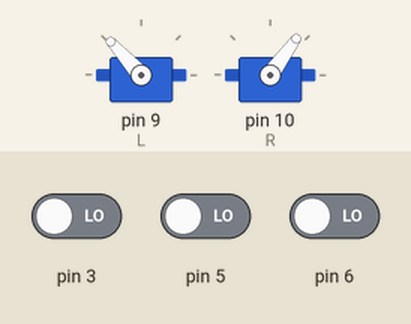
This sketch was run on a simulated Arduino Uno, built with avr-gcc and run on an emulated ATmega328P. Parts: 2 × servo. The inputs (shaded band) are chosen by the test bench; at power-on: pin 3 LOW, pin 5 LOW, pin 6 LOW. What the sketch prints to the serial monitor is not drawn.

Above: at 0.1 s.
Timing chart, 0 to 1.6 s (numbered marks = the images above):
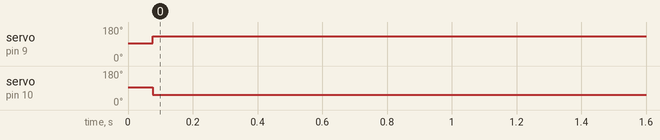

The sketch:

wireless.ino
```cpp
#include <Adafruit_NeoPixel.h>
#include <Servo.h>

#define PIN 7
#define NUMPIXELS 122
#define BRIGHTNESS 10

Servo propL;
Servo propR;
int L = 9;
int R = 10;

int ch1;
int ch2;
int ch3;
int LPWM;
int RPWM;

Adafruit_NeoPixel strip = Adafruit_NeoPixel(NUMPIXELS, PIN, NEO_GRB + NEO_KHZ800);

void setup() {

pinMode(3, INPUT);
pinMode(5, INPUT);
pinMode(6, INPUT);
propL.attach(L);
propR.attach(R);
Serial.begin(9600);

propL.writeMicroseconds(1500);
propR.writeMicroseconds(1500);
}

void loop() {
  ch1 = pulseIn(3, HIGH, 25000);
  ch2 = pulseIn(5, HIGH, 25000);
  ch3 = pulseIn(6, HIGH, 25000);

  RPWM = ch1+15;
  LPWM = ch3+30;

  if (LPWM > 1900)
    LPWM = 1900;
  //else if (1500 < LPWM < 1900) LPWM = 1500 - (LPWM - 1500);
  //else if (1100 < LPWM < 1500) LPWM = 1500 + (1500 - LPWM);
  else if (LPWM < 1100) LPWM = 1100;

  if (RPWM > 1900) RPWM = 1900;
  else if (RPWM < 1100) RPWM = 1100;

  Serial.print("Channel 1:");
  Serial.println(LPWM);

  Serial.print("Channel 3:");
  Serial.println(RPWM);

  if(RPWM >1600 or RPWM < 1400);
  propR.writeMicroseconds((LPWM));
  if(LPWM >1600 or LPWM < 1400);
  propL.writeMicroseconds(abs(RPWM-3000));

  delay(10);
}
```

Measured:
- by itself, servo on pin 9 (L): 93° → 132° at 0.08 s
- by itself, servo on pin 10 (R): 93° → 54° at 0.08 s
